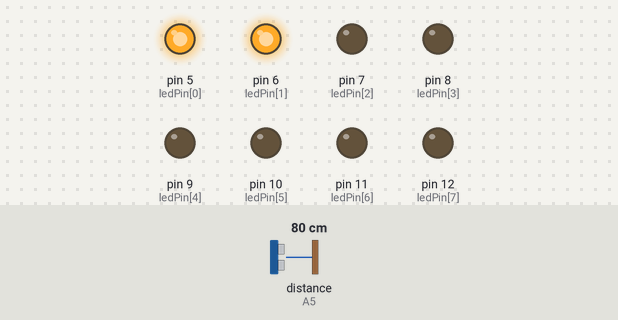
The sketch below on a simulated Arduino Uno, built with avr-gcc and run on an emulated ATmega328P. Parts: output pins drawn as LEDs (lit = HIGH). Wiring (inferred from the names in the program): ultrasonic range finder: trigger A4; echo A5. The inputs (shaded band) are chosen by the test bench; at power-on: distance to the obstacle (sensor on A5) 80 cm. The echo pulse lasts 58.3 µs per cm; pins used as bus, display or sensor lines are not drawn; what the sketch prints to the serial monitor is not drawn.

Above: at 0.3 s.
Timing chart, 0 to 2.0 s (numbered marks = the images above):
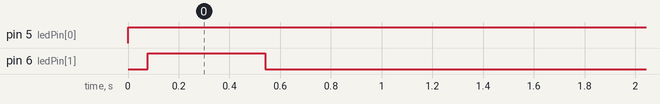

Measured:
- by itself, pin 5 (ledPin[0]): LOW → HIGH at 0.00 s
- by itself, pin 6 (ledPin[1]): LOW → HIGH at 0.08 s, → LOW 0.46 s later

The sketch:

IDs.ino
```cpp
#include <Wire.h>
#define NOOFLEDS 8
//I2C
const int ID = 4; // CHANGE ID FOR EACH SLAVE NODE

int ledPin[NOOFLEDS] = {5, 6, 7, 8, 9, 10, 11, 12};
//

unsigned long pTime2;
int interval2 = 20;


//PIN VARIABLES --- DO NOT USE 2 & 3 ON THE MICRO AS THEY ARE RESERVED OF SDA AND SCK
const int echoPin = A5; //BLUE
const int trigPin = A4; //WHITE

//DISTANCE VARIABLES
int avgDistance;
int total;

//THRESHOLDS
const int LOWTRESHOLD = 35;
const int UPPERTRESHOLD = 45;
const int MAXTRESHOLD = 80;

//OTHER VARIABLES
const int NOOFREADINGS = 10;

//COUNTERS
int counter = 0;

//STATE
boolean currentState;
boolean previousState;

//TIMERS
unsigned long cTime;
unsigned long pTime;
const int INTERVAL = 500; //THE SMALLER THE INTERVAL, THE HARDER THE GAME!!!

void setup() {
  pinMode(echoPin, INPUT);
  pinMode(trigPin, OUTPUT);

  for (int i = 0; i < NOOFLEDS; i++) {
    pinMode(ledPin[i], OUTPUT);
  }

  //COMMUNICATIONS
  Serial.begin(9600);

  Wire.begin(ID);                // join i2c bus with address #ID
  Wire.onRequest(requestEvent); // register event

  Serial.print("ARDUINO MICRO ID:");
  Serial.println(ID);
  //delay(200);

  //STARTUP
  digitalWrite(trigPin, LOW); //JUST IN CASE
}

void loop() {

  checkSensors();

  //delay(5);
  stateCheck();

  counterUpdate();

  Serial.println(byte(counter));
  //delay(50);
  //  counter = int(map(counter, 0, 16, 0, NOOFLEDS ));
  counter = constrain(counter, 0, NOOFLEDS - 1 );

  digitalWrite(ledPin[counter], HIGH);

  for (int i = counter + 1; i < NOOFLEDS; i++) {
    digitalWrite(ledPin[i], LOW);
  }


}


void checkSensors() {
  total = 0;
  if (cTime - pTime2 >= interval2) {
    pTime2 = cTime;
    for (int i = 0; i < NOOFREADINGS; i++) {
      digitalWrite(trigPin, HIGH);
      delayMicroseconds(10);
      digitalWrite(trigPin, LOW);
      int duration = pulseIn(echoPin, HIGH);
      int distance = duration / 59;
      total += distance;
      // delay(2); //TO REPLACE LATER
    }
  }

  avgDistance = total / NOOFREADINGS;

}

void stateCheck() {
    if (avgDistance <= LOWTRESHOLD && avgDistance != 0) {
      //HAND IN LOWER SECTION
      // Serial.println("LOWER SECTION");
      currentState = 0;
    }

    else if (avgDistance >= UPPERTRESHOLD && avgDistance <= MAXTRESHOLD) {
      // HAND IN UPPER SECTION
      // Serial.println("UPPER SECTION");
      currentState = 1;
    }

    else {
      // HAND OUT OF RANGE
      //  Serial.println("OUT OF RANGE");
    }
  }


  void counterUpdate() {
    if (currentState != previousState) {
      //ARMS ARE MOVING
      previousState = currentState;
      counter++;
    }

    cTime = millis();
    if (cTime - pTime >= INTERVAL) {
      //time has elapsed, let's reduce counter
      pTime = cTime;
      counter--;
    }
    counter = constrain(counter, 0, 100);
  }

  void requestEvent() {
    Wire.write(byte(counter));
  }
```
